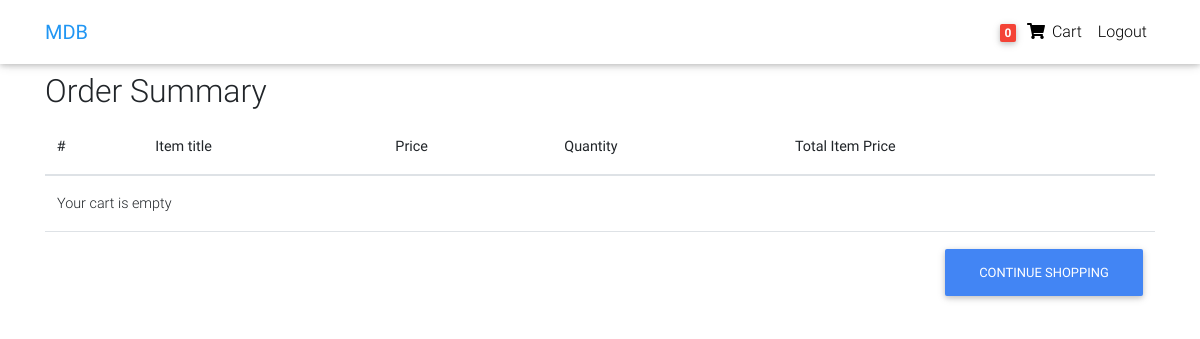
/order-summary/ (signed in), run on an earlier commit of the app's database.
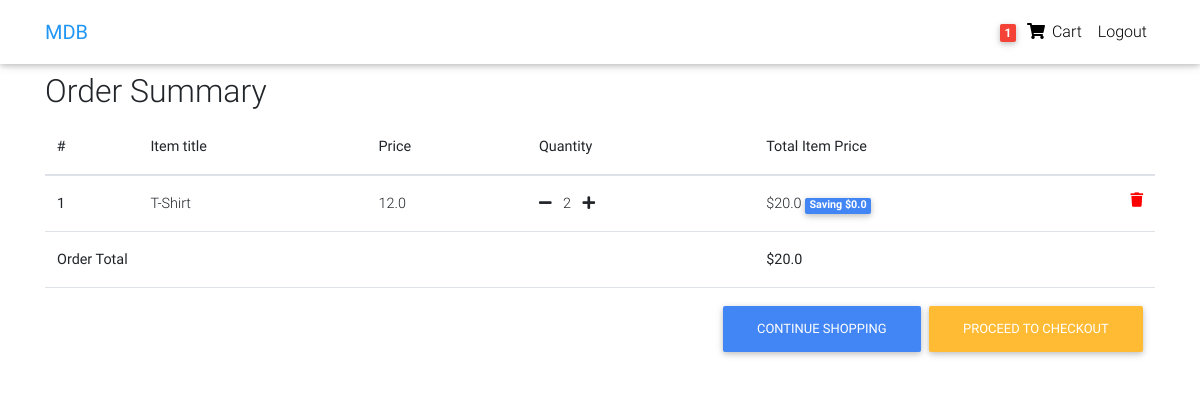
And on a later commit of the database.
### core/models.py (models this page shows, shortened)
class Order(models.Model):
    user = models.ForeignKey(settings.AUTH_USER_MODEL, on_delete=models.CASCADE)
    items = models.ManyToManyField(OrderItem)
    start_date = models.DateTimeField(auto_now_add=True)
    ordered_date = models.DateTimeField()
    ordered = models.BooleanField(default=False)
    billing_address = models.ForeignKey('BillingAddress', on_delete=models.SET_NULL, blank=True, null=True)
    payment = models.ForeignKey('Payment', on_delete=models.SET_NULL, blank=True, null=True)
    def get_total(self):
        total = 0
        for order_item in self.items.all():
            total += order_item.get_final_price()
        return total

class OrderItem(models.Model):
    user = models.ForeignKey(settings.AUTH_USER_MODEL, on_delete=models.CASCADE)
    ordered = models.BooleanField(default=False)
    item = models.ForeignKey(Item, on_delete=models.CASCADE)
    quantity = models.IntegerField(default=1)
    def get_total_item_price(self):
        return self.quantity * self.item.price
    def get_total_discount_item_price(self):
        return self.quantity * self.item.discount_price
    def get_amount_saved(self):
        return self.get_total_item_price() - self.get_total_item_price()
    def get_final_price(self):
        if self.item.discount_price:
            return self.get_total_discount_item_price()
        return self.get_total_item_price()

class Item(models.Model):
    title = models.CharField(max_length=100)
    price = models.FloatField()
    discount_price = models.FloatField(blank=True, null=True)
    category = models.CharField(choices=CATEGORY_CHOICES, max_length=2, default="S")
    label  = models.CharField(choices=LABEL_CHOICES, max_length=2, default="P")
    slug = models.SlugField()
    description = models.TextField()

### core/views.py (the view)
# urls.py: path('order-summary/', OrderSummaryView.as_view(), name='order-summary'),
class OrderSummaryView(LoginRequiredMixin, View):
    def get(self, *args, **kwargs):
        try:
            order = Order.objects.get(user=self.request.user, ordered=False)
            context = {
                'object': order
            }
            return render(self.request, "order-summary.html", context)
        except ObjectDoesNotExist:
            messages.error(request, "You do not have and active order")
            return redirect("/")

### core/templatetags/cart_template_tags.py (called while the page is built)
@register.filter
def cart_item_count(user):
    if user.is_authenticated:
        qs = Order.objects.filter(user=user, ordered=False)
        if qs.exists():
            return qs[0].items.count()
    return 0

### templates/order-summary.html (shortened to what this page needs)
{% extends "base.html" %}
{% block content %}
  <main>
    <div class="container">
    <div class="table-responsive text-nowrap">
    <h2>Order Summary</h2>
    <table class="table">
        <thead>
        <tr>
            <th scope="col">#</th>
            <th scope="col">Item title</th>
            <th scope="col">Price</th>
            <th scope="col">Quantity</th>
            <th scope="col">Total Item Price</th>
        </tr>
        </thead>
        <tbody>
        {% for order_item in object.items.all %}
        <tr>
            <th scope="row">{{ forloop.counter }}</th>
            <td>{{ order_item.item.title }}</td>
            <td>{{ order_item.item.price }}</td>
            <td>
                <a href="{% url 'core:remove-single-item-from-cart' order_item.item.slug %}"><i class="fas fa-minus mr-2"></i></a>
                {{ order_item.quantity }}
                <a href="{% url 'core:add-to-cart' order_item.item.slug %}"><i class="fas fa-plus ml-2"></i></a>
            </td>
            <td>
            {% if order_item.item.discount_price %}
                ${{ order_item.get_total_discount_item_price }}
                <span class="badge badge-primary">Saving ${{ order_item.get_amount_saved }}</span>
            {% else %}
                ${{ order_item.get_total_item_price }}
            {% endif %}
            <a style='color: red;' href="{% url 'core:remove-from-cart' order_item.item.slug %}">
                <i class="fas fa-trash float-right"></i>
            </a>
            </td>
        </tr>
        {% empty %}
        <tr>
            <td colspan='5'>Your cart is empty</td>
        </tr>
        <tr>
            <td colspan="5">
            <a class='btn btn-primary float-right' href='/'>Continue shopping</a>
            </td>
        </tr>
        {% endfor %}
        {% if object.get_total %}
        <tr>
            <td colspan="4"><b>Order Total</b></td>
            <td><b>${{ object.get_total }}</b></td>
        </tr>
        <tr>
            <td colspan="5">
            <a class='btn btn-warning float-right ml-2' href='/checkout/'>Proceed to checkout</a>
            <a class='btn btn-primary float-right' href='/'>Continue shopping</a>
            </td>
        </tr>
        {% endif %}
        </tbody>
    </table>
    </div>
    </div>
  </main>
{% endblock content %}

### templates/base.html (shortened to what this page needs)
<!DOCTYPE html>
{% load static %}
{% load cart_template_tags %}
<html lang="en">
<head>
  <link rel="stylesheet" href="https://use.fontawesome.com/releases/v5.11.2/css/all.css">
  <link href="{% static 'css/bootstrap.min.css' %}" rel="stylesheet">
  <link href="{% static 'css/mdb.min.css' %}" rel="stylesheet">
  <link href="{% static 'css/style.min.css' %}" rel="stylesheet">
</head>
<body>
<nav class="navbar fixed-top navbar-expand-lg navbar-light white scrolling-navbar">
  <div class="container">
    <a class="navbar-brand waves-effect" href="https://mdbootstrap.com/docs/jquery/" target="_blank">
      <strong class="blue-text">MDB</strong>
    </a>
    <div class="collapse navbar-collapse" id="navbarSupportedContent">
      <ul class="navbar-nav nav-flex-icons">
        {% if request.user.is_authenticated %}
        <li class="nav-item">
          <a href="{% url 'core:order-summary' %}" class="nav-link waves-effect">
            <span class="badge red z-depth-1 mr-1"> {{ request.user|cart_item_count }} </span>
            <i class="fas fa-shopping-cart"></i>
            <span class="clearfix d-none d-sm-inline-block"> Cart </span>
          </a>
        </li>
        <li class="nav-item">
          <a class="nav-link waves-effect" href="{% url 'account_logout' %}">
            <span class="clearfix d-none d-sm-inline-block"> Logout </span>
          </a>
        </li>
        {% endif %}
      </ul>
    </div>
  </div>
</nav>
<div class="mt-5 pt-4">
</div>
{% block content %}
{% endblock content %}
</body>
</html>

What changed in the data, as far as the page shows it:
added OrderItem: item "T-Shirt", item.price "12.0", quantity "2", get_total_discount_item_price "20.0", get_amount_saved "0.0"
now on this page (row unchanged): Order: get_total "20.0"
Also different on the page:
{{ request.user|cart_item_count }}: "0" → "1"
text no longer shown: "Your cart is empty"
text now shown: "Order Total $ PROCEED TO CHECKOUT"
